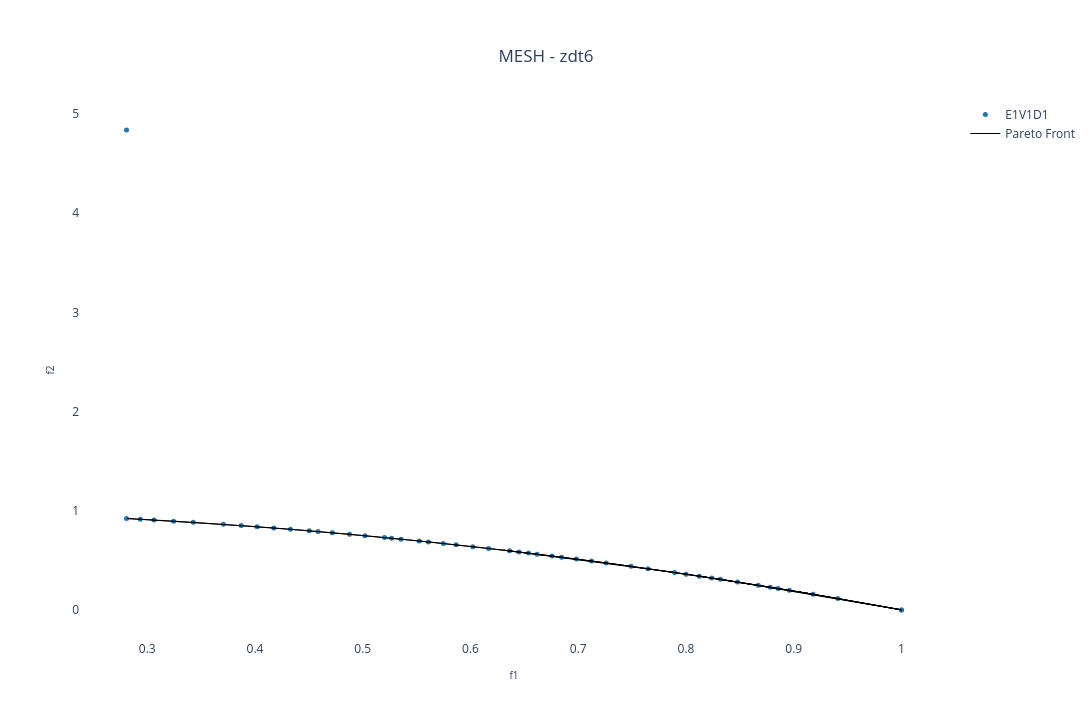

Source (notebook cell):
### Markdown cell above
## Benchmark 2D:

### Code cell
pareto_front = []
position_dim = 10 # Number of variables
n_pareto_points = 500 # Number of Pareto points to be generated

experiment_name = "zdt6"

# Choosing the files
choose_global_best_attribution_type = [0] # [0, 1, 2, 3]
choose_dm_pool_type = [0] # [0, 1, 2]
choose_de_mutation_type = [0] # [0, 1, 2, 3, 4]

# Name of chosen files
file_names = [
        f"E{i+1}V{j+1}D{k+1}_{experiment_name}.pkl"
        for i in choose_global_best_attribution_type
        for j in choose_dm_pool_type
        for k in choose_de_mutation_type
    ]
num_dataset = len(file_names) # Number of dataset

solid_colors = [mcolors.to_hex(cm.tab10(i)) for i in range(num_dataset + 1)] # List with solid colors

colorscales = pc.named_colorscales() # List of color scales
num_scales = len(colorscales)

for i in range(num_dataset):
  with open("../result/" + file_names[i], "rb") as f:
    r = pickle.load(f)
    pareto_front.append(
      go.Scatter(x=r['combined'][1][:,0],
                   y=r['combined'][1][:,1],
                   mode='markers', marker=dict(size=5, color=solid_colors[i]), #r['combined'][1][:,1], colorscale=colorscales[(i+1) % num_scales]),
                   name=file_names[i][:6],
                   showlegend=True)
    )

# Creating a subplot
fig = go.Figure()

for i in range(num_dataset):
    fig.add_trace(pareto_front[i])

# Setting layout
fig.update_layout(
    showlegend=True,
    xaxis=dict(title=dict(text='f1', font=dict(size=10))),
    yaxis=dict(title=dict(text='f2', font=dict(size=10))),
    title=dict(
        text='MESH - ' + experiment_name,
        x=0.5,  # Centering the title
        xanchor='center',
        yanchor='top'
    ),
    #margin=dict(l=0, r=0, b=0, t=0), # Rearrange the margin
    width=1520,   # Figure width (pixels)
    height=720,  # Figure height (pixels)
    paper_bgcolor="white",
    plot_bgcolor='white'
)

# Plotting the Pareto front
real_pareto_front = get_pareto(experiment_name, n_pareto_points, position_dim, 2)
fig.add_trace(
	go.Scatter(x=real_pareto_front[:,0],
		y=real_pareto_front[:,1],
		mode='lines', line=dict(width=1, color='black'),
		name='Pareto Front',
		showlegend=(i==0)
		)
	)

# Showing the figure
fig.show()

### Figure 1 — Plotly figure (JSON) as saved in the notebook; plotly's stock layout.template omitted (floating-point values rounded to 4 significant figures; data arrays with more than 128 entries replaced by an {"elided": "..."} marker saying what was removed)
{"data": [{"marker": {"color": "#1f77b4", "size": 5}, "mode": "markers", "name": "E1V1D1", "showlegend": true, "type": "scatter", "x": [0.918, 0.7894, 0.7647, 0.6847, 0.6168, 0.5866, 0.5748, 0.5524, 0.5355, 0.5268, 0.5202, 0.5021, 0.4878, 0.4717, 0.4329, 0.4175, 0.402, 0.3872, 0.3707, 0.3062, 0.2936, 0.2808, 0.2808, 0.3244, 0.3427, 0.4504, 0.4585, 0.5609, 0.6021, 0.6538, 0.6618, 0.8321, 0.7123, 0.6983, 0.645, 0.6363, 0.6757, 0.7259, 0.749, 0.8001, 0.8479, 0.896, 0.8782, 0.8671, 0.8239, 0.8125, 0.8855, 0.9409, 1, 1], "y": [0.1572, 0.3768, 0.4152, 0.5312, 0.6196, 0.6559, 0.6696, 0.6949, 0.7132, 0.7224, 0.7294, 0.7479, 0.762, 0.7775, 0.8126, 0.8257, 0.8384, 0.8501, 0.8626, 0.9062, 0.9138, 4.837, 0.9212, 0.8947, 0.8826, 0.7972, 0.7898, 0.6854, 0.6375, 0.5725, 0.562, 0.3077, 0.4926, 0.5124, 0.584, 0.5951, 0.5434, 0.4731, 0.4389, 0.3598, 0.2811, 0.1972, 0.2287, 0.2481, 0.3212, 0.3399, 0.2159, 0.1146, 0, 0]}, {"line": {"color": "black", "width": 1}, "mode": "lines", "name": "Pareto Front", "showlegend": true, "type": "scatter", "x": {"elided": "500 float values"}, "y": {"elided": "500 float values"}}], "layout": {"height": 720, "paper_bgcolor": "white", "plot_bgcolor": "white", "showlegend": true, "title": {"text": "MESH - zdt6", "x": 0.5, "xanchor": "center", "yanchor": "top"}, "width": 1520, "xaxis": {"title": {"font": {"size": 10}, "text": "f1"}}, "yaxis": {"title": {"font": {"size": 10}, "text": "f2"}}}}
